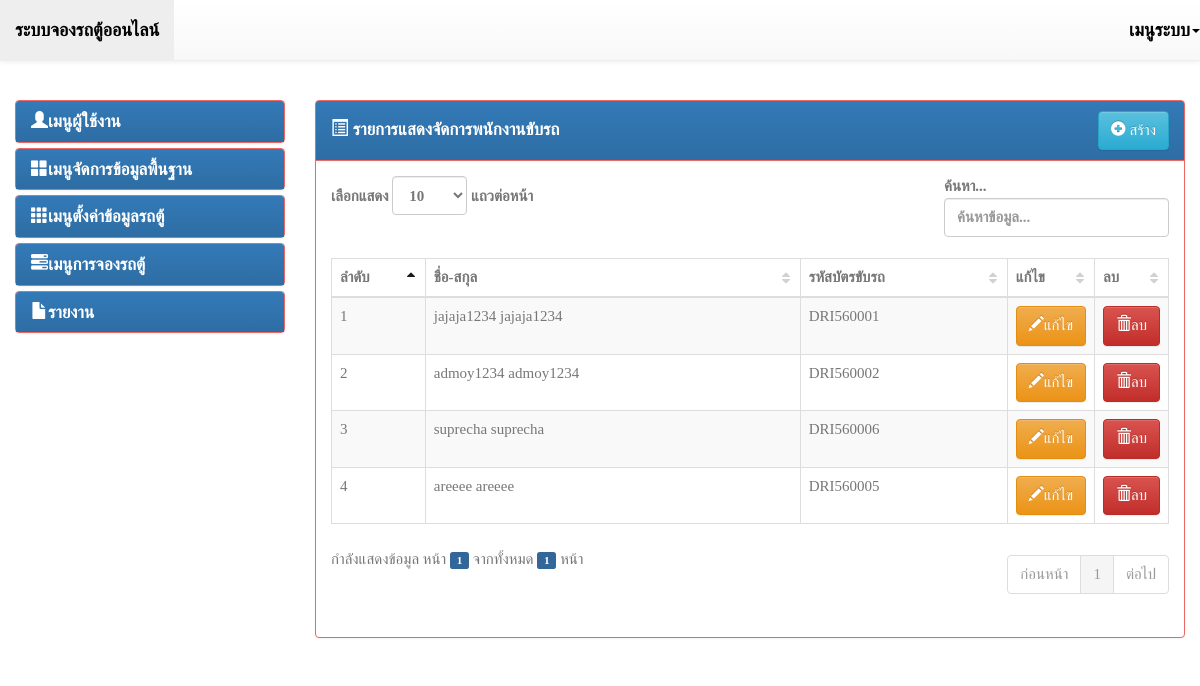
The app's page /backend/index.php?page=list-person&status=4 (signed in) with its own data.
### tables this page shows
CREATE TABLE IF NOT EXISTS `person` (
`id` int(11) NOT NULL COMMENT 'รหัส',
  `fb_id` varchar(20) DEFAULT NULL COMMENT 'รหัสเฟสบุ๊ค',
  `code` varchar(9) NOT NULL COMMENT 'รหัสพนักงาน คนขับรถตู้ ',
  `fname` varchar(100) NOT NULL COMMENT 'ชื่อ',
  `lname` varchar(100) NOT NULL COMMENT 'สกุล',
  `username` varchar(50) NOT NULL COMMENT 'username',
  `password` varchar(50) NOT NULL COMMENT 'password',
  `idcard` varchar(13) NOT NULL,
  `mobile` varchar(15) NOT NULL COMMENT 'โทรศัพท์',
  `email` varchar(50) NOT NULL COMMENT 'อีเมลล์',
  `updatedate` date NOT NULL COMMENT 'วันที่สร้าง',
  `updateby` int(11) NOT NULL,
  `status` int(11) NOT NULL COMMENT 'สถานะ EMPLOYEE_ID=>1,ONWER_ID=>2,CUSTOMER_ID=>3 ,DRIVER_ID => 4,GENARAL_ID => 0,'
);

### mysql_con/PDOMysql.php (called while the page is built, shortened)
<?php
class PDOMysql {
    private static $DSN = "mysql:host=localhost;dbname=db_van";
    private static $USERNAME = "root";
    private static $PASSWORD = "";
    private static $OPTIONS = array(
        PDO::MYSQL_ATTR_INIT_COMMAND => 'SET NAMES utf8',
    );
    public $conn = null;
    public function open() {
        try {
            $this->conn = new PDO(self::$DSN, self::$USERNAME, self::$PASSWORD, self::$OPTIONS);
        } catch (PDOException $e) {
            print "Error!: " . $e->getMessage() . "<br/>";
            die();
        }
        return $this->conn;
    }
}

### backend/list-person.php (the view)
<?php
require_once '../mysql_con/PDOMysql.php';
$status = (empty($_GET['status']) ? '' : $_GET['status']);
?>
<div class="panel panel-primary">
    <div class="panel-heading clearfix">
        <h4 class="panel-title pull-left" style="padding-top: 7.5px;">
            <i class="glyphicon glyphicon-list-alt"></i> รายการแสดงจัดการพนักงานขับรถ
        </h4>
        <div class="btn-group pull-right">
            <a href="index.php?page=form-person&status=<?=$status?>" class="btn btn-info">
                <i class="glyphicon glyphicon-plus-sign"></i> สร้าง
            </a>
        </div>
    </div>
    <div class="panel-body">
        <table class="table table-striped table-bordered dataTable" cellspacing="0" width="100%">
            <thead>
                <tr>
                    <th>ลำดับ</th>
                    <th>ชื่อ-สกุล</th>
                    <th>รหัสบัตรขับรถ</th>
                    <th>แก้ไข</th>
                    <th>ลบ</th>
                </tr>
            </thead>
            <tbody>
                <?php
                $pdo = new PDOMysql();
                $pdo->conn = $pdo->open();
                $stmt = $pdo->conn->prepare('SELECT * FROM person WHERE status = ' . $status);
                $stmt->execute();
                $result = $stmt->fetchAll(PDO::FETCH_OBJ);
                ?>
                <?php foreach ($result as $key => $value) { ?>
                    <tr>
                        <td><?= ($key + 1) ?></td>
                        <td><?= $value->fname . '   ' . $value->lname ?></td>
                        <td><?= $value->code ?></td>
                        <td style="width: 8%;">
                            <a href="index.php?page=form-person&status=<?=$status?>&id=<?= $value->id ?>" class="btn btn-warning">
                                <i class="glyphicon glyphicon-pencil"></i>แก้ไข
                            </a>
                        </td>
                        <td style="width: 8%;">
                            <button type="button" class="btn btn-danger" onclick="delete_data(<?= $value->id ?>, '../actionDb/person.php?action=delete')">
                                <i class="glyphicon glyphicon-trash"></i>ลบ
                            </button>
                        </td>
                    </tr>
                <?php } ?>
            </tbody>
        </table>
    </div>
</div>

### assets/datatables/dataTables.css (style rules this page uses)
.dataTables_wrapper table { margin-top:10px; }
table.table { clear: both; margin-bottom: 10px !important; max-width: none !important; }
table.table thead .sorting, table.table thead .sorting_asc, table.table thead .sorting_desc, table.table thead .sorting_asc_disabled, table.table thead .sorting_desc_disabled { cursor: pointer; *cursor: hand; }
table.table thead .sorting { background: url('images/sort_both.png') no-repeat center right; }
table.table thead .sorting_asc { background: url('images/sort_asc.png') no-repeat center right; }

### records on screen
person: fname "jajaja1234", lname "jajaja1234", code "DRI560001"
person: fname "admoy1234", lname "admoy1234", code "DRI560002"
person: fname "suprecha", lname "suprecha", code "DRI560006"
person: fname "areeee", lname "areeee", code "DRI560005"
